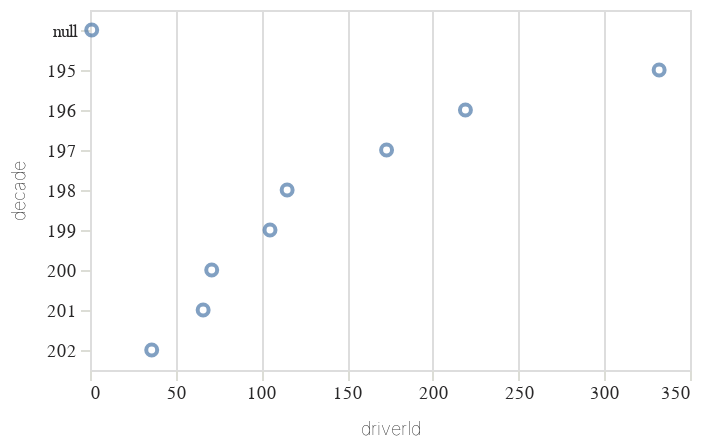

The notebook cell saved with this chart:
### Code cell
alt.Chart(df.with_columns(
    pl.col("year").map_elements(lambda x: str(x)[0:3], return_dtype=str).alias('decade')
    ).group_by("decade").agg(pl.col("driverId").unique().len()).sort(by="decade")).mark_point(
).encode(
    alt.Y("decade:N"),
    alt.X("driverId:Q")
)

### Figure 1 — Vega-Lite specification as saved in the notebook (floating-point values rounded to 4 significant figures)
{"config": {"title": {"font": "Noticia Text", "fontSize": 11.5, "anchor": "start", "lineHeight": 19, "fontWeight": "bolder", "subtitleFont": "Noticia Text", "subtitleFontSize": 10, "subtitleLineHeight": 15, "subtitlePadding": 10, "dy": -10, "color": "#292829", "subtitleColor": "#292829"}, "axis": {"labelFont": "Asap", "titleFont": "Asap", "fontWeight": "lighter", "titleFontWeight": "lighter", "labelFontSize": 9, "titleFontSize": 9, "labelPadding": 2, "titlePadding": 9, "domainOpacity": 0, "tickColor": "#DCDDD6", "labelColor": "#292829"}, "legend": {"labelFont": "Asap", "labelFontWeight": "normal", "titleFont": "Asap", "titleFontWeight": "normal", "labelFontSize": 9, "titleFontSize": 9, "labelColor": "#292829"}}, "data": {"name": "data-dee313c71c9b2dca33314e5eef8227da"}, "mark": {"type": "point"}, "encoding": {"x": {"field": "driverId", "type": "quantitative"}, "y": {"field": "decade", "type": "nominal"}}, "$schema": "https://vega.github.io/schema/vega-lite/v5.8.0.json", "datasets": {"data-dee313c71c9b2dca33314e5eef8227da": [{"decade": null, "driverId": 1}, {"decade": "195", "driverId": 332}, {"decade": "196", "driverId": 219}, {"decade": "197", "driverId": 173}, {"decade": "198", "driverId": 115}, {"decade": "199", "driverId": 105}, {"decade": "200", "driverId": 71}, {"decade": "201", "driverId": 66}, {"decade": "202", "driverId": 36}]}}
